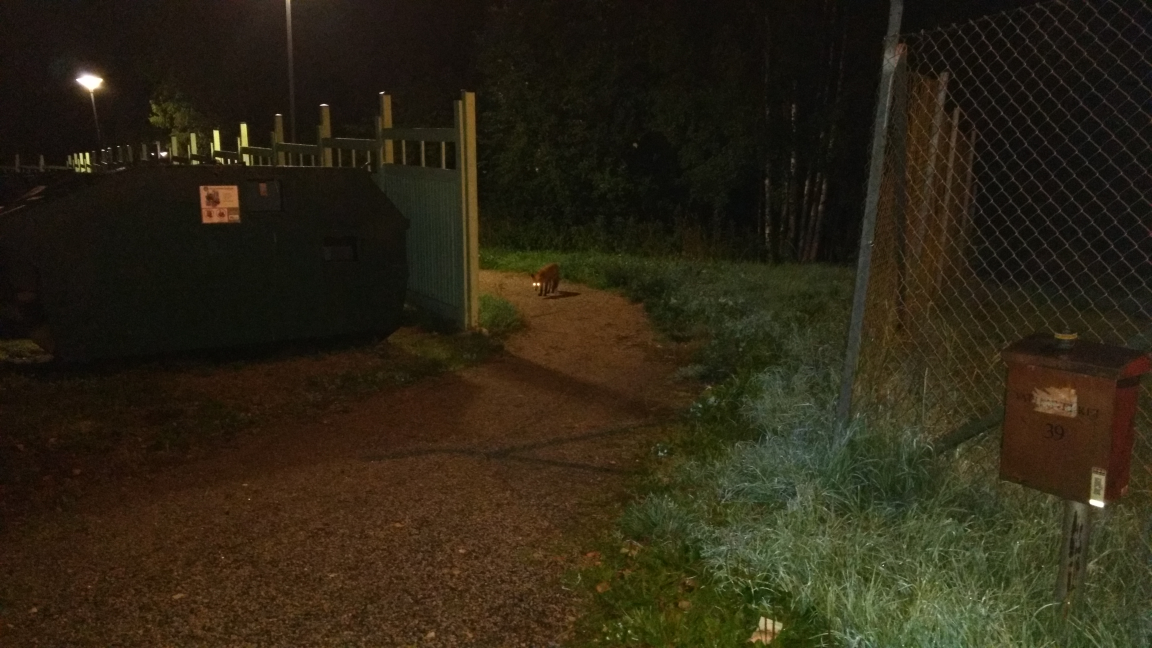
#> input picture opencv/book/images/dark_fox.jpg, 4608 x 2592 px (shown at 1/4 size)
$ python histogram_equalization.py
#> lines starting #> are read from the running program, lines starting #| are printed output that depends on the picture
#!/usr/bin/env python3

"""Histogram equalization - making a dark image brighter.
"""

import cv2
import numpy as np

img = cv2.imread("images/dark_fox.jpg")
#> img is the input picture: shape (2592, 4608, 3); mean B, G, R 20.8, 37.3, 44.4
img = cv2.resize(img, None, fx=0.25, fy=0.25,
                 interpolation=cv2.INTER_AREA)
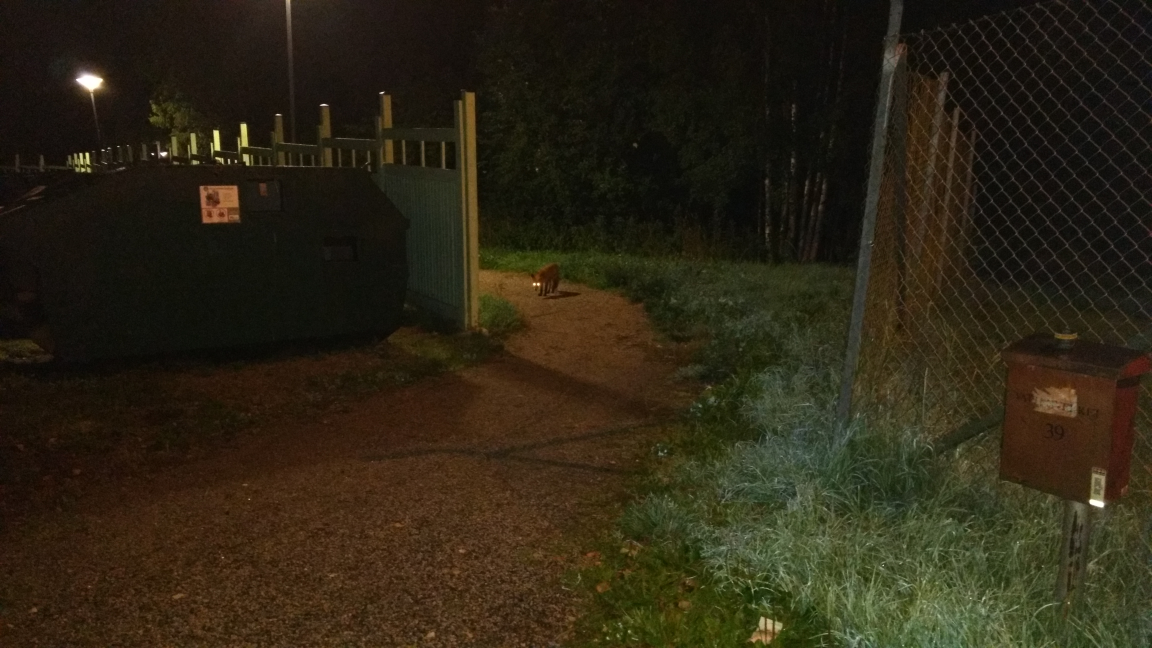
#> img: shape (648, 1152, 3); mean B, G, R 20.8, 37.3, 44.4

# Convert to suitable color space for changing brightness
img_yuv = cv2.cvtColor(img, cv2.COLOR_BGR2YUV)
#> img_yuv: shape (648, 1152, 3); mean of channels 0, 1, 2 37.6, 119.9, 134.1

# Equalize the histogram of the Y channel
img_yuv[:,:,0] = cv2.equalizeHist(img_yuv[:,:,0])
#> img_yuv: shape (648, 1152, 3); mean of channels 0, 1, 2 129.8, 119.9, 134.1

# Convert the YUV image back to RGB format
img_output = cv2.cvtColor(img_yuv, cv2.COLOR_YUV2BGR)
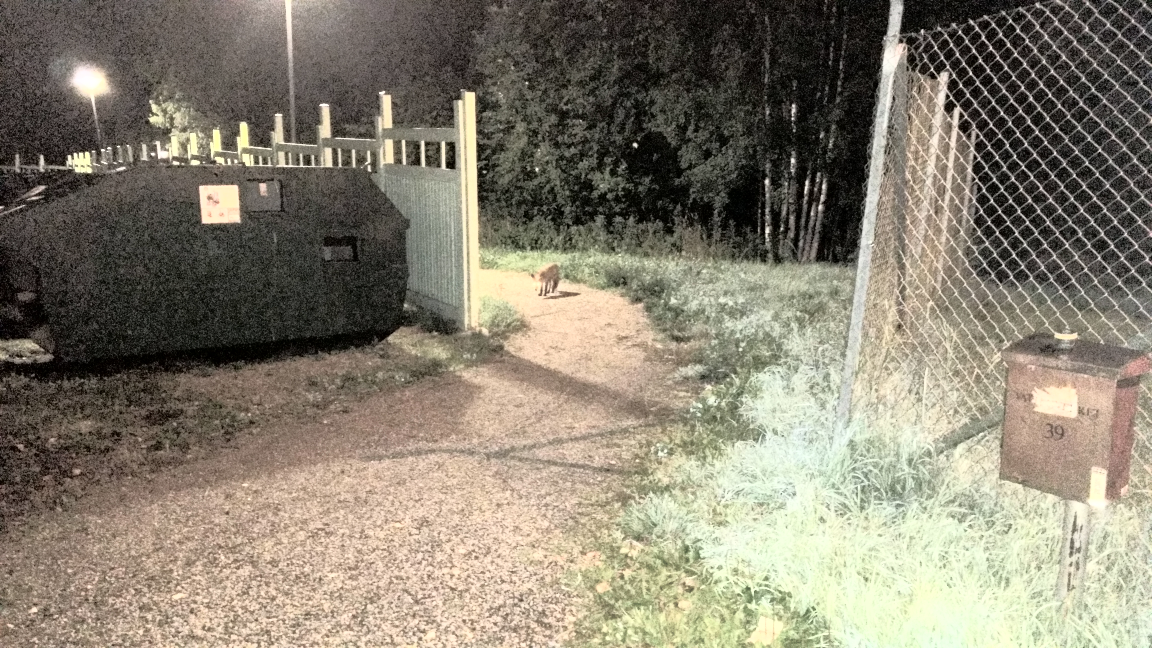
#> img_output: shape (648, 1152, 3); mean B, G, R 113.6, 129.4, 136.6

cv2.imshow("Original", img)
cv2.waitKey()
cv2.imshow("Histogram equalized", img_output)
cv2.waitKey()

$ run again, with opencv/book/images/Pomsky-5.jpg copied over opencv/book/images/dark_fox.jpg
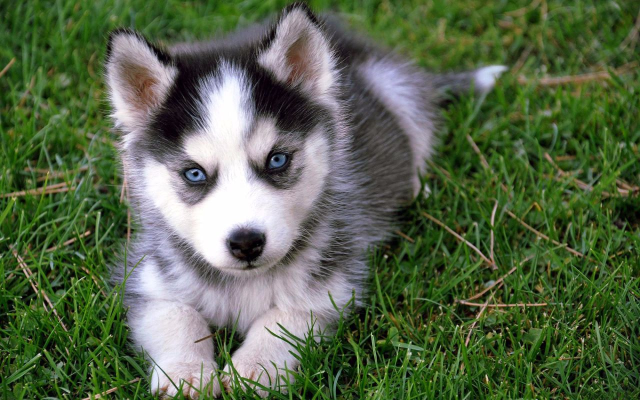
#> input picture opencv/book/images/Pomsky-5.jpg, 1280 x 800 px (shown at 1/2 size)
#> img is the input picture: shape (800, 1280, 3); mean B, G, R 74.1, 101.9, 87.1
#> `img = cv2.resize(img, None, fx=0.25, fy=0.25, interpolation=cv2.INTER_..`:
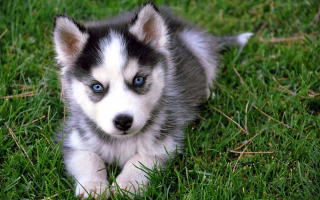
#> img: shape (200, 320, 3); mean B, G, R 74.1, 101.9, 87.1
#> `img_output = cv2.cvtColor(img_yuv, cv2.COLOR_YUV2BGR)`:
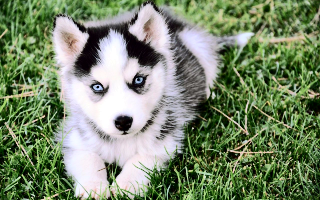
#> img_output: shape (200, 320, 3); mean B, G, R 108.2, 136.1, 121.2
